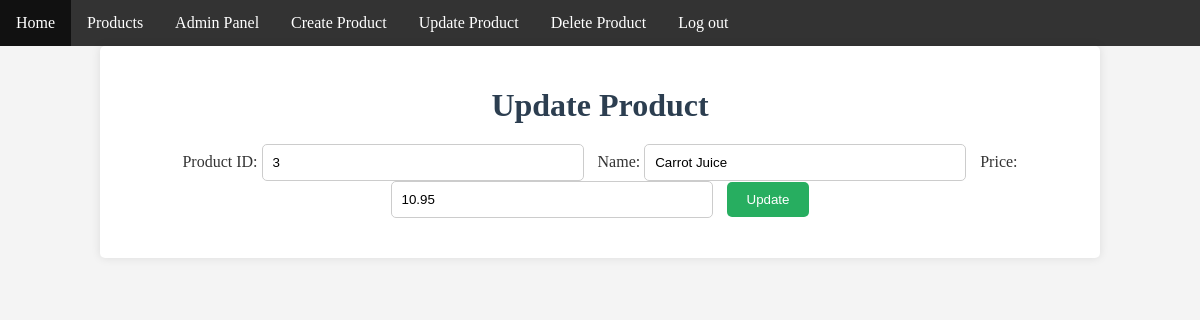
The page /admin-dir/update.php?id=3 (signed in) on the database its author committed.
### tables this page shows
CREATE TABLE `products` (
  `id` int NOT NULL AUTO_INCREMENT,
  `name` varchar(64) NOT NULL,
  `price` decimal(5,2) NOT NULL,
  PRIMARY KEY (`id`)
);

### admin-dir/update.php (the view, shortened to what this page needs)
<?php
require_once "/var/www/html/Discount-Juice-Shop/Connections/db.inc.php";
?>
<!DOCTYPE html>
<html lang="en">
<head>
    <link rel="stylesheet" href="../default.css">
</head>
<body>
<?php include("adminheader.inc.php"); ?>
<div class="container">
    <h1>Update Product</h1>
    <?php
    if (isset($_GET['id'])) {
        $myid = $mysqli->real_escape_string($_GET['id']);
        if (is_numeric($myid)) {
            $stmt = $mysqli->prepare("SELECT * FROM products WHERE id=?");
            $stmt->bind_param("i", $myid);
            $stmt->execute();
            $result = $stmt->get_result();
            $row = $result->fetch_assoc();
        } else {
            echo "<p class='error'>Invalid product ID.</p>";
        }
    }
    ?>
    <form method="POST" action="update.php">
        <label for="id">Product ID:</label>
        <input type="text" id="id" name="id" value="<?= htmlspecialchars($row['id']) ?>" required />
        <label for="name">Name:</label>
        <input type="text" id="name" name="name" value="<?= htmlspecialchars($row['name']) ?>" required />
        <label for="price">Price:</label>
        <input type="number" step="0.01" id="price" name="price" value="<?= htmlspecialchars($row['price']) ?>" required />
        <input type="submit" value="Update" />
    </form>
</div>
</body>
</html>

### default.css (style rules this page uses)
body { font-family: 'Times New Roman', Times, serif; margin: 0; padding: 0; background-color: #f4f4f4; color: #333; }
.container { width: 80%; margin: auto; overflow: hidden; padding: 20px; background-color: #fff; box-shadow: 0 0 10px rgba(0, 0, 0, 0.1); border-radius: 5px; }
h1, h2 { color: #2c3e50; text-align: center; margin-bottom: 20px; }
form { margin: 20px 0; text-align: center; }
form input[type="text"], form input[type="number"] { padding: 10px; width: 300px; margin-right: 10px; border: 1px solid #ccc; border-radius: 5px; }
form input[type="submit"] { padding: 10px 20px; background-color: #27ae60; color: white; border: none; border-radius: 5px; cursor: pointer; }

### rows shown on the page
products: id "3", name "Carrot Juice", price "10.95"

### other values the page prints
$item['label'] "Home"
$item['label'] "Products"
$item['label'] "Admin Panel"
$item['label'] "Create Product"
$item['label'] "Update Product"
$item['label'] "Delete Product"
$item['label'] "Log out"
